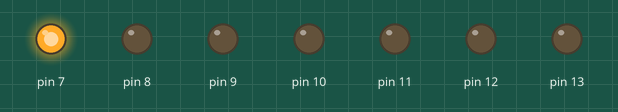
A sketch run on a simulated Arduino Uno, built with avr-gcc and run on an emulated ATmega328P. Parts: output pins drawn as LEDs (lit = HIGH).

Above: at 0.2 s.
At 1.0 s:
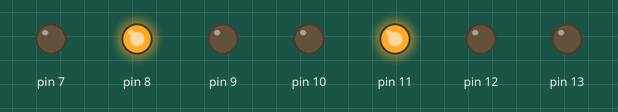
At 1.4 s:
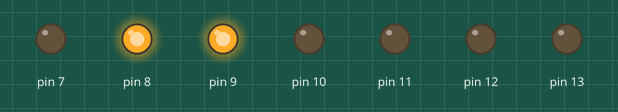
At 2.2 s:
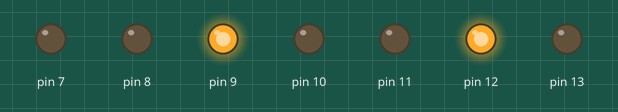
At 3.4 s:
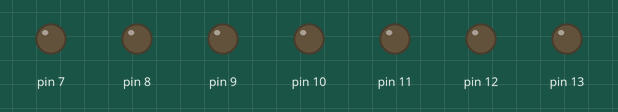
At 4.6 s:
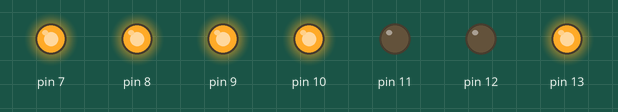
Timing chart, 0 to 5.2 s (numbered marks = the images above):
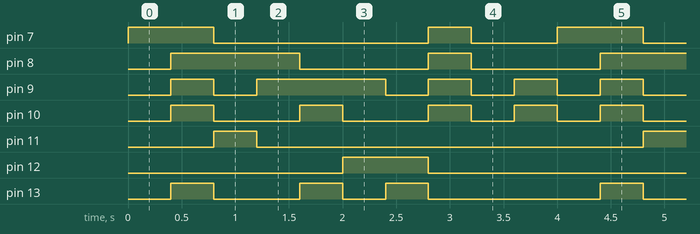

Measured:
- by itself, pin 7: repeats every 4.0 s: LOW 2.0 s, HIGH 0.40 s, LOW 0.80 s, HIGH 0.80 s
- by itself, pin 8: repeats every 4.0 s: LOW 1.2 s, HIGH 0.40 s, LOW 1.2 s, HIGH 1.2 s
- by itself, pin 9: repeats every 4.0 s: LOW 0.40 s, HIGH 1.2 s, 3 × (LOW 0.40 s, HIGH 0.40 s)
- by itself, pin 10: repeats every 4.0 s: 2 × (LOW 0.80 s, HIGH 0.40 s), 2 × (LOW 0.40 s, HIGH 0.40 s)
- by itself, pin 11: alternates HIGH for 0.40 s and LOW for 3.6 s
- by itself, pin 12: alternates HIGH for 0.80 s and LOW for 3.2 s
- by itself, pin 13: repeats every 4.0 s: LOW 0.80 s, HIGH 0.40 s, LOW 0.40 s, HIGH 0.40 s, LOW 1.6 s, HIGH 0.40 s

The sketch:

7SEGMENT.ino
```cpp
void setup()
{

pinMode(13,OUTPUT);//a
pinMode(12,OUTPUT);//b
pinMode(11,OUTPUT);//c
pinMode(10,OUTPUT);//d
pinMode(9,OUTPUT);//e
pinMode(8,OUTPUT);//f
pinMode(7,OUTPUT);//g
}

void loop()
{
int i ;

for (i=0 ; i < 10 ; i++){

sayac(i);
delay(400);
}
}
void sayac (int i)
{
  switch(i)
  {

 case 0:
      digitalWrite(13, LOW);
      digitalWrite(12, LOW);
      digitalWrite(11, LOW);
      digitalWrite(10, LOW);
      digitalWrite(9, LOW);
      digitalWrite(8, LOW);
      digitalWrite(7, HIGH);
      break;


     case 1:
      digitalWrite(13, HIGH);
      digitalWrite(12, LOW);
      digitalWrite(11, LOW);
      digitalWrite(10, HIGH);
      digitalWrite(9, HIGH);
      digitalWrite(8, HIGH);
      digitalWrite(7, HIGH);
      break;


     case 2:
      digitalWrite(13, LOW);
      digitalWrite(12, LOW);
      digitalWrite(11, HIGH);
      digitalWrite(10, LOW);
      digitalWrite(9, LOW);
      digitalWrite(8, HIGH);
      digitalWrite(7, LOW);
      break;


     case 3:
      digitalWrite(13, LOW);
      digitalWrite(12, LOW);
      digitalWrite(11, LOW);
      digitalWrite(10, LOW);
      digitalWrite(9, HIGH);
      digitalWrite(8, HIGH);
      digitalWrite(7, LOW);
      break;


    case 4:
      digitalWrite(13, HIGH);
      digitalWrite(12, LOW);
      digitalWrite(11, LOW);
      digitalWrite(10, HIGH);
      digitalWrite(9, HIGH);
      digitalWrite(8, LOW);
      digitalWrite(7, LOW);
      break;

  case 5:
      digitalWrite(13, LOW);
      digitalWrite(12, HIGH);
      digitalWrite(11, LOW);
      digitalWrite(10, LOW);
      digitalWrite(9, HIGH);
      digitalWrite(8, LOW);
      digitalWrite(7, LOW);
      break;


    case 6:
      digitalWrite(13, HIGH);
      digitalWrite(12, HIGH);
      digitalWrite(11, LOW);
      digitalWrite(10, LOW);
      digitalWrite(9, LOW);
      digitalWrite(8, LOW);
      digitalWrite(7, LOW);
      break;


    case 7:
      digitalWrite(13, LOW);
      digitalWrite(12, LOW);
      digitalWrite(11, LOW);
      digitalWrite(10, HIGH);
      digitalWrite(9, HIGH);
      digitalWrite(8, HIGH);
      digitalWrite(7, HIGH);
      break;


    case 8:
      digitalWrite(13, LOW);
      digitalWrite(12, LOW);
      digitalWrite(11, LOW);
      digitalWrite(10, LOW);
      digitalWrite(9, LOW);
      digitalWrite(8, LOW);
      digitalWrite(7, LOW);
      break;


    case 9:
      digitalWrite(13, LOW);
      digitalWrite(12, LOW);
      digitalWrite(11, LOW);
      digitalWrite(10, HIGH);
      digitalWrite(9, HIGH);
      digitalWrite(8, LOW);
      digitalWrite(7, LOW);
      break;


}
}
```
